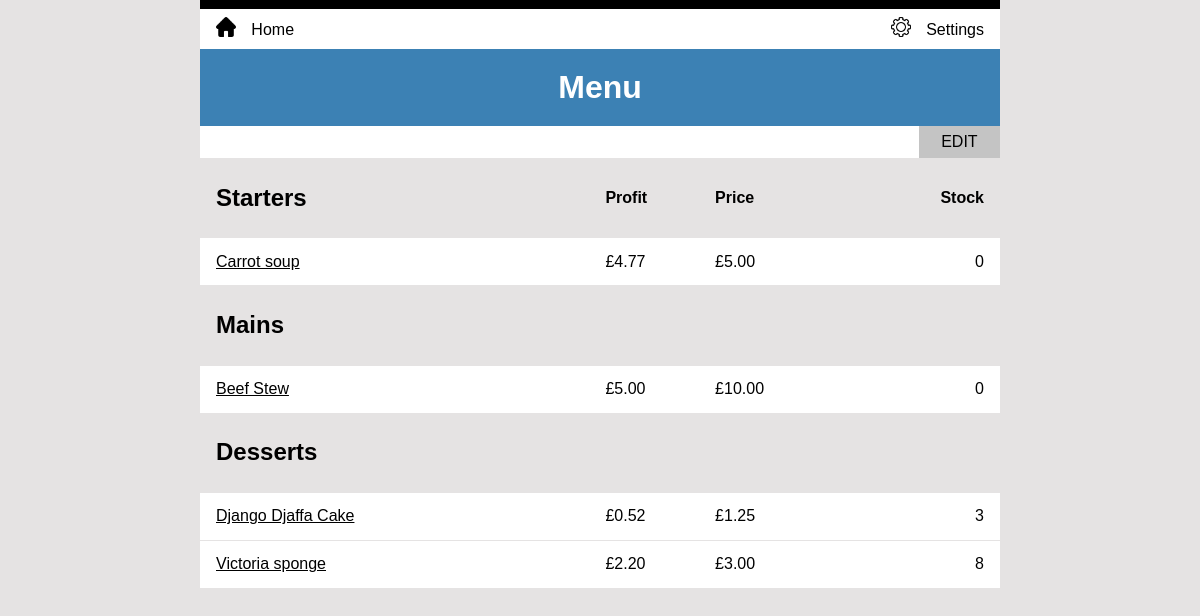
Before: /menu/ (signed in) with the older database file.
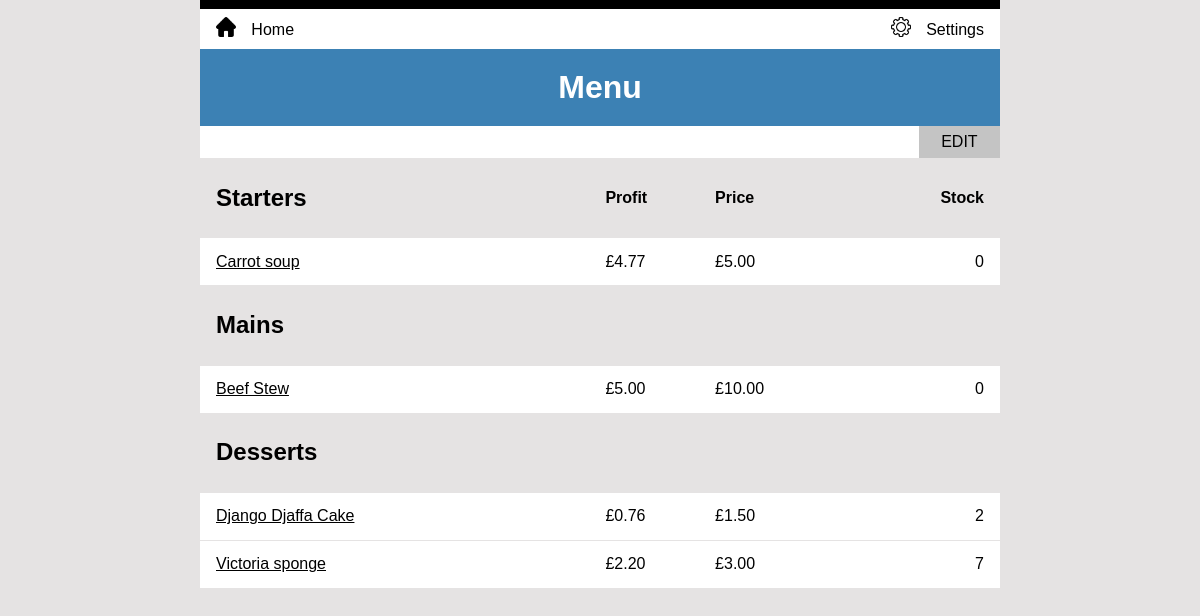
After: the same page with the newer database file.
### inventory/models.py (models this page shows, shortened)
class MenuItem(models.Model):
    class Meta:
        ordering = ['title']
    title = models.CharField(unique=True, max_length=200)
    price = models.DecimalField(max_digits=6, decimal_places=2)
    category = models.ForeignKey(Category, on_delete=models.CASCADE)
    display = models.BooleanField(default=True)
    description = models.TextField(blank=True, null=True)
    stock_item = models.BooleanField(default=True)
    def available(self):
        try:
            recipe = self.recipe_set.all()
            expression = F('ingredient__quantity') / F('quantity')
            result = math.floor(min(recipe.values_list(expression, flat=True)))
        except:
            result = 0
        return result
    def dish_cost(self):
        try:
            ingredients = self.recipe_set.all()
            total = Sum(F('ingredient__unit_price') * F('quantity'))
            result = ingredients.aggregate(total=total)['total']
        except:
            result = 0
        return result
    def dish_profit(self):
        try:
            profit = (self.price - self.dish_cost()).quantize(Decimal('0.01'))
        except:
            profit = 0
        return profit

### inventory/views.py (the view)
# urls.py: path('menu/', views.MenuView.as_view(), name='menu'),
class MenuView(LoginRequiredMixin, ListView):
    model = MenuItem
    template_name = 'inventory/menu.html'
    form_class = MenuSelectForm

### inventory/templates/inventory/menu.html (shortened to what this page needs)
{% extends 'base.html' %}
{% load static %}
{% block content %}
  <h1>Menu</h1>
  {% if user.is_staff %}
    <div class="add">
      <a class="addbutton" href="{% url 'update_menu_display' %}">EDIT</a>
    </div>
    <table class="menu-table">
      <thead class="heading">
        <tr>
          <th><h2>Starters</h2></th>
          <th>Profit</th>
          <th>Price</th>
          <th>Stock</th>
        </tr>
      </thead>
      <tbody>
        {% for menu_item in object_list %}
          {% if menu_item.display and menu_item.category.category == 'Starters' %}
            <tr>
              <td><a href="{% url 'details' menu_item.title %}">{{ menu_item.title }}</a></td>
              <td>£{{ menu_item.dish_profit }}</td>
              <td>£{{ menu_item.price }}</td>
              <td>{{ menu_item.available }}</td>
            </tr>
          {% endif %}
        {% endfor %}
      </tbody>
      <tbody class="heading">
        <tr>
          <td><h2>Mains</h2></td>
          <td></td>
          <td></td>
          <td></td>
        </tr>
      </tbody>
      <tbody>
        {% for menu_item in object_list %}
          {% if menu_item.display and menu_item.category.category == 'Mains' %}
            <tr>
              <td><a href="{% url 'details' menu_item.title %}">{{ menu_item.title }}</a></td>
              <td>£{{ menu_item.dish_profit }}</td>
              <td>£{{ menu_item.price }}</td>
              <td>{{ menu_item.available }}</td>
            </tr>
          {% endif %}
        {% endfor %}
      </tbody>
      <tbody class="heading">
        <tr>
          <td><h2>Desserts</h2></td>
          <td></td>
          <td></td>
          <td></td>
        </tr>
      </tbody>
      <tbody>
        {% for menu_item in object_list %}
          {% if menu_item.display and menu_item.category.category == 'Desserts' %}
            <tr>
              <td><a href="{% url 'details' menu_item.title %}">{{ menu_item.title }}</a></td>
              <td>£{{ menu_item.dish_profit }}</td>
              <td>£{{ menu_item.price }}</td>
              <td>{{ menu_item.available }}</td>
            </tr>
          {% endif %}
        {% endfor %}
      </tbody>
    </table>
  {% endif %}
{% endblock %}

Changed rows visible on the page:
changed MenuItem "Django Djaffa Cake": dish_profit "0.52" → "0.76"; price "1.25" → "1.50"; available "3" → "2"
computed for MenuItem "Victoria sponge": available "8" → "7"
